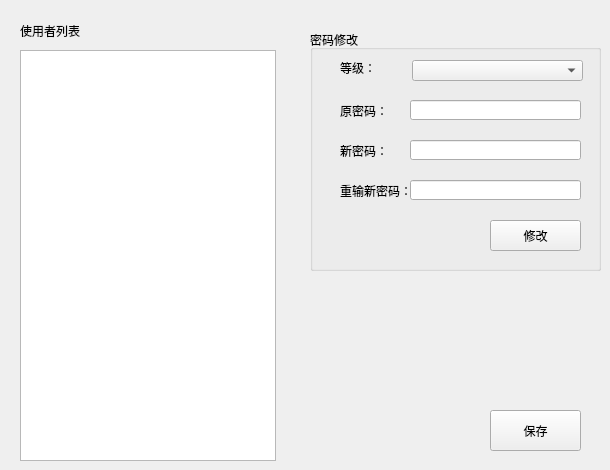
      <widget class="QWidget" name="tab_33">
       <attribute name="title">
        <string>用户管理</string>
       </attribute>
       <widget class="QLabel" name="label_73">
        <property name="geometry">
         <rect>
          <x>20</x>
          <y>20</y>
          <width>91</width>
          <height>21</height>
         </rect>
        </property>
        <property name="text">
         <string>使用者列表</string>
        </property>
       </widget>
       <widget class="QTableWidget" name="tableWidget_6">
        <property name="geometry">
         <rect>
          <x>20</x>
          <y>50</y>
          <width>256</width>
          <height>411</height>
         </rect>
        </property>
       </widget>
       <widget class="QGroupBox" name="groupBox_18">
        <property name="geometry">
         <rect>
          <x>310</x>
          <y>30</y>
          <width>291</width>
          <height>241</height>
         </rect>
        </property>
        <property name="title">
         <string>密码修改</string>
        </property>
        <widget class="QLabel" name="label_74">
         <property name="geometry">
          <rect>
           <x>30</x>
           <y>30</y>
           <width>36</width>
           <height>16</height>
          </rect>
         </property>
         <property name="text">
          <string>等级：</string>
         </property>
        </widget>
        <widget class="QComboBox" name="comboBox_26">
         <property name="geometry">
          <rect>
           <x>102</x>
           <y>30</y>
           <width>171</width>
           <height>21</height>
          </rect>
         </property>
        </widget>
        <widget class="QLabel" name="label_75">
         <property name="geometry">
          <rect>
           <x>30</x>
           <y>70</y>
           <width>54</width>
           <height>21</height>
          </rect>
         </property>
         <property name="text">
          <string>原密码：</string>
         </property>
        </widget>
        <widget class="QLineEdit" name="lineEdit_13">
         <property name="geometry">
          <rect>
           <x>100</x>
           <y>70</y>
           <width>171</width>
           <height>20</height>
          </rect>
         </property>
        </widget>
        <widget class="QLabel" name="label_81">
         <property name="geometry">
          <rect>
           <x>30</x>
           <y>110</y>
           <width>54</width>
           <height>21</height>
          </rect>
         </property>
         <property name="text">
          <string>新密码：</string>
         </property>
        </widget>
        <widget class="QLineEdit" name="lineEdit_14">
         <property name="geometry">
          <rect>
           <x>100</x>
           <y>110</y>
           <width>171</width>
           <height>20</height>
          </rect>
         </property>
        </widget>
        <widget class="QLineEdit" name="lineEdit_34">
         <property name="geometry">
          <rect>
           <x>100</x>
           <y>150</y>
           <width>171</width>
           <height>20</height>
          </rect>
         </property>
        </widget>
        <widget class="QLabel" name="label_86">
         <property name="geometry">
          <rect>
           <x>30</x>
           <y>150</y>
           <width>71</width>
           <height>21</height>
          </rect>
         </property>
         <property name="text">
          <string>重输新密码：</string>
         </property>
        </widget>
        <widget class="QPushButton" name="pushButton_26">
         <property name="geometry">
          <rect>
           <x>180</x>
           <y>190</y>
           <width>91</width>
           <height>31</height>
          </rect>
         </property>
         <property name="text">
          <string>修改</string>
         </property>
        </widget>
       </widget>
       <widget class="QPushButton" name="pushButton_27">
        <property name="geometry">
         <rect>
          <x>490</x>
          <y>410</y>
          <width>91</width>
          <height>41</height>
         </rect>
        </property>
        <property name="text">
         <string>保存</string>
        </property>
       </widget>
      </widget>
